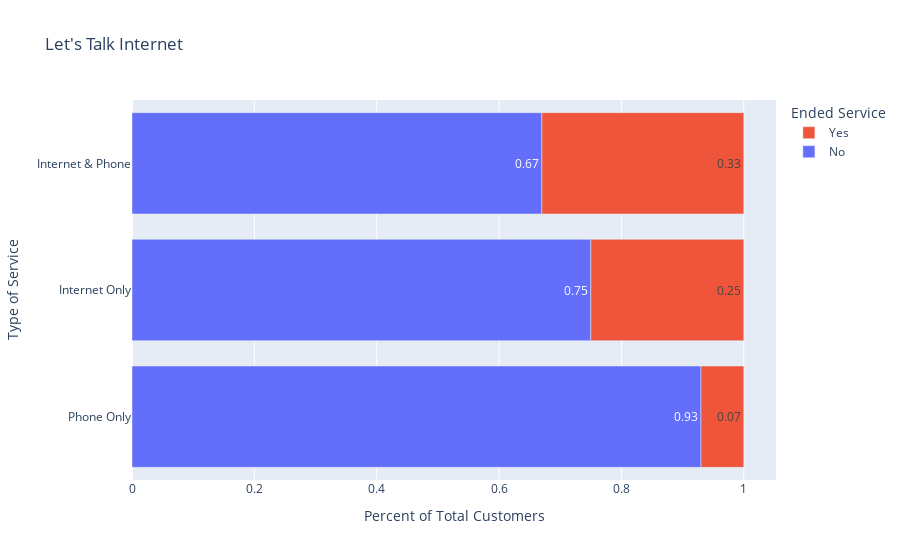

The notebook cell this image was saved under:
### Code cell
pd.crosstab(index=customer_db.service_type, columns=customer_db.churn, normalize='columns')
ax = pd.crosstab(index=customer_db.service_type, columns=customer_db.churn, normalize='index').round(2).plot(kind='barh', text_auto=True, labels={'value': 'Percent of Total Customers', 'service_type': 'Type of Service'}, title="Let's Talk Internet")
ax.update_layout(legend_traceorder='reversed', legend={'title': 'Ended Service'}, yaxis={'categoryorder': 'array', 'categoryarray': ['Phone Only', 'Internet Only', 'Internet & Phone']})

# Internet and Phone agreements makeup ~85% of all who churned
# Internet and Phone agreements are ~8%, and ~26% more likely to churn than only Internet, or only Phone services respectively

### Figure 1 — Plotly figure (JSON) as saved in the notebook; plotly's stock layout.template omitted (floating-point values rounded to 4 significant figures)
{"data": [{"alignmentgroup": "True", "hovertemplate": "churn=No<br>Percent of Total Customers=%{x}<br>Type of Service=%{y}<extra></extra>", "legendgroup": "No", "marker": {"color": "#636efa", "pattern": {"shape": ""}}, "name": "No", "offsetgroup": "No", "orientation": "h", "showlegend": true, "textposition": "auto", "texttemplate": "%{x}", "type": "bar", "x": [0.67, 0.75, 0.93], "xaxis": "x", "y": ["Internet & Phone", "Internet Only", "Phone Only"], "yaxis": "y"}, {"alignmentgroup": "True", "hovertemplate": "churn=Yes<br>Percent of Total Customers=%{x}<br>Type of Service=%{y}<extra></extra>", "legendgroup": "Yes", "marker": {"color": "#EF553B", "pattern": {"shape": ""}}, "name": "Yes", "offsetgroup": "Yes", "orientation": "h", "showlegend": true, "textposition": "auto", "texttemplate": "%{x}", "type": "bar", "x": [0.33, 0.25, 0.07], "xaxis": "x", "y": ["Internet & Phone", "Internet Only", "Phone Only"], "yaxis": "y"}], "layout": {"barmode": "relative", "legend": {"title": {"text": "Ended Service"}, "tracegroupgap": 0, "traceorder": "reversed"}, "title": {"text": "Let's Talk Internet"}, "xaxis": {"anchor": "y", "domain": [0, 1], "title": {"text": "Percent of Total Customers"}}, "yaxis": {"anchor": "x", "categoryarray": ["Phone Only", "Internet Only", "Internet & Phone"], "categoryorder": "array", "domain": [0, 1], "title": {"text": "Type of Service"}}}}
